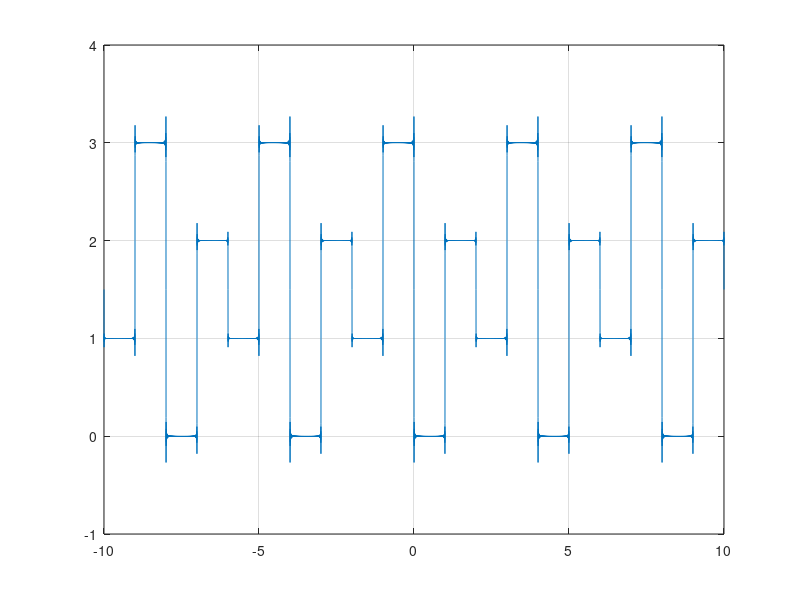

Here is the MATLAB script that generated this plot:
t=-10:0.001:10;
a0=1.5;
f=0;
for n=1:1000
    f=f+(1/(n*pi))*(4*cos(n*pi/2)-cos(n*pi)-3)*sin((n*pi/2).*t);
end
% numbers=1:1000;
% for n=1:2:100
%     f=f+(-2/(pi*n))*sin((n*pi/2).*t);
% end
% for n=2:2:1000
%     if n~=4 & n~=8 & n~=16 & n~=32 & n~=64 & n~=128 & n~=256 & n~=512 
%         n
%         f=f+(-8/(pi*n))*sin((n*pi/2).*t);
%     end
% end
f=f+a0;
plot(t,f)
grid on
axis()